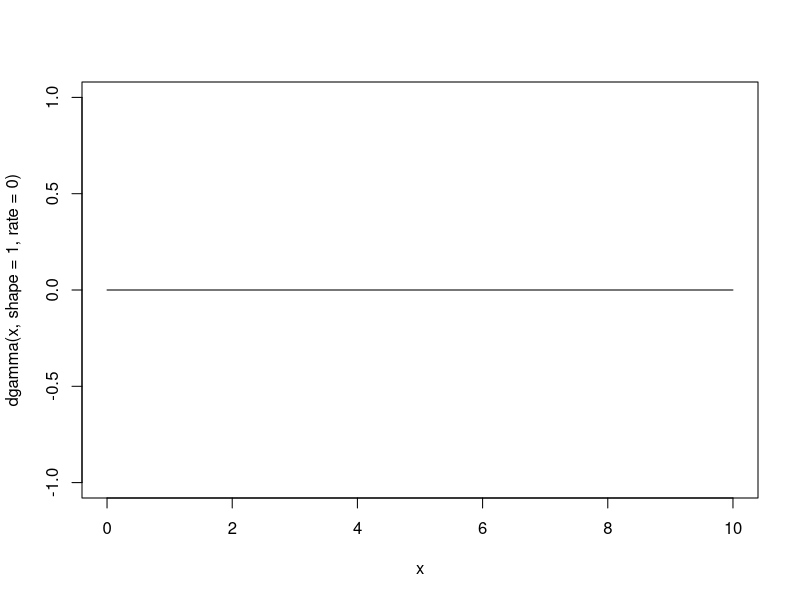
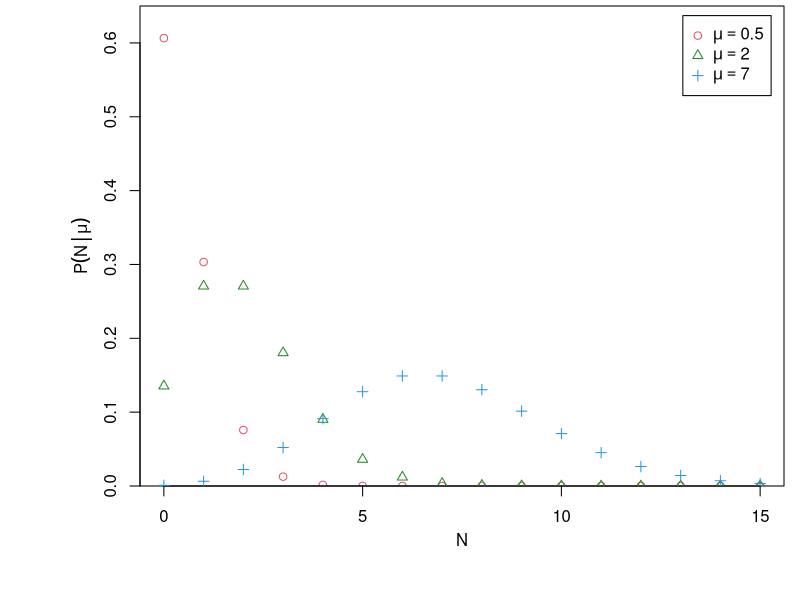
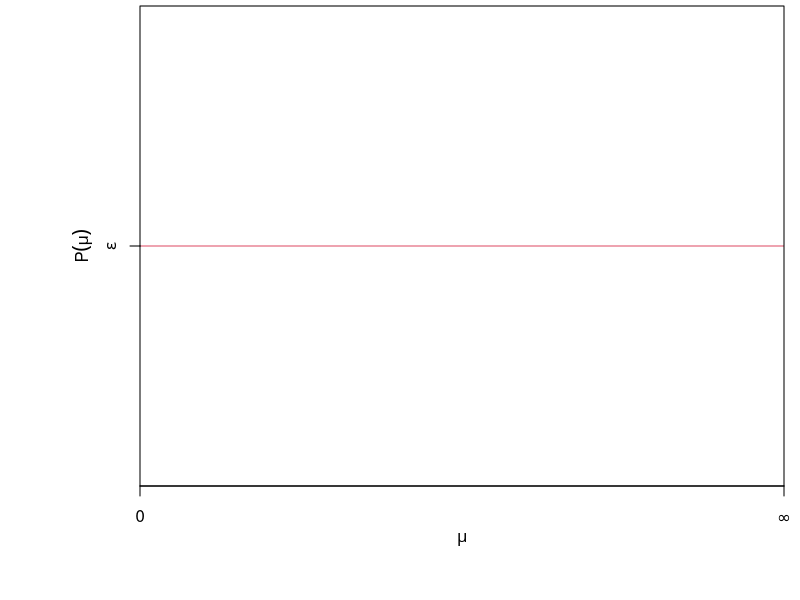

Source code (R) for these figures, in order:
open.png = function(name, width=3.05, height=2.8, units='in', resolution=300, points=9, xmin=0.15,xmax=0.99,ymin=0.17,ymax=0.99,plt=c(xmin,xmax,ymin,ymax), mgp=c(2.2,1,0), pch=".", ...) {
 png(name, width=width, height=height, pointsize=points, units=units, res=resolution)
 par(plt=plt, mgp=mgp, pch=pch, ...)
}

open.png('bayes_poissoneg_likelihood.png', resolution=200, height=2.5, xmin=0.175, ymin=0.19, xmax=0.98)
par(yaxs='i')
xx = 0:15
plot(xx, dpois(xx, 0.5), col=2, pch=1, ylim=c(0,0.65), xlab='N', ylab=expression(P(N*group("|",mu,""))))
points(xx, dpois(xx, 2), col='forestgreen', pch=2)
points(xx, dpois(xx, 7), col=4, pch=3)
legend('topright', c(expression(mu==0.5), expression(mu==2), expression(mu==7)), inset=0.02, col=c(2,'forestgreen',4), pch=1:3)
dev.off()

open.png('bayes_poissoneg_prior.png', resolution=200, height=2.5, xmin=0.175, ymin=0.19, xmax=0.98)
par(xaxs='i', yaxs='i')
curve(0*x+1, col=2, xlim=c(0,50), ylim=c(0,2), xlab=expression(mu), ylab=expression(P(mu)), axes=F)
axis(1, at=c(0,50), lab=c(0, expression(infinity)))
axis(2, at=1, lab=expression(epsilon))
box()
dev.off()

curve(dgamma(x, shape=1, rate=0.00), 0, 10)
